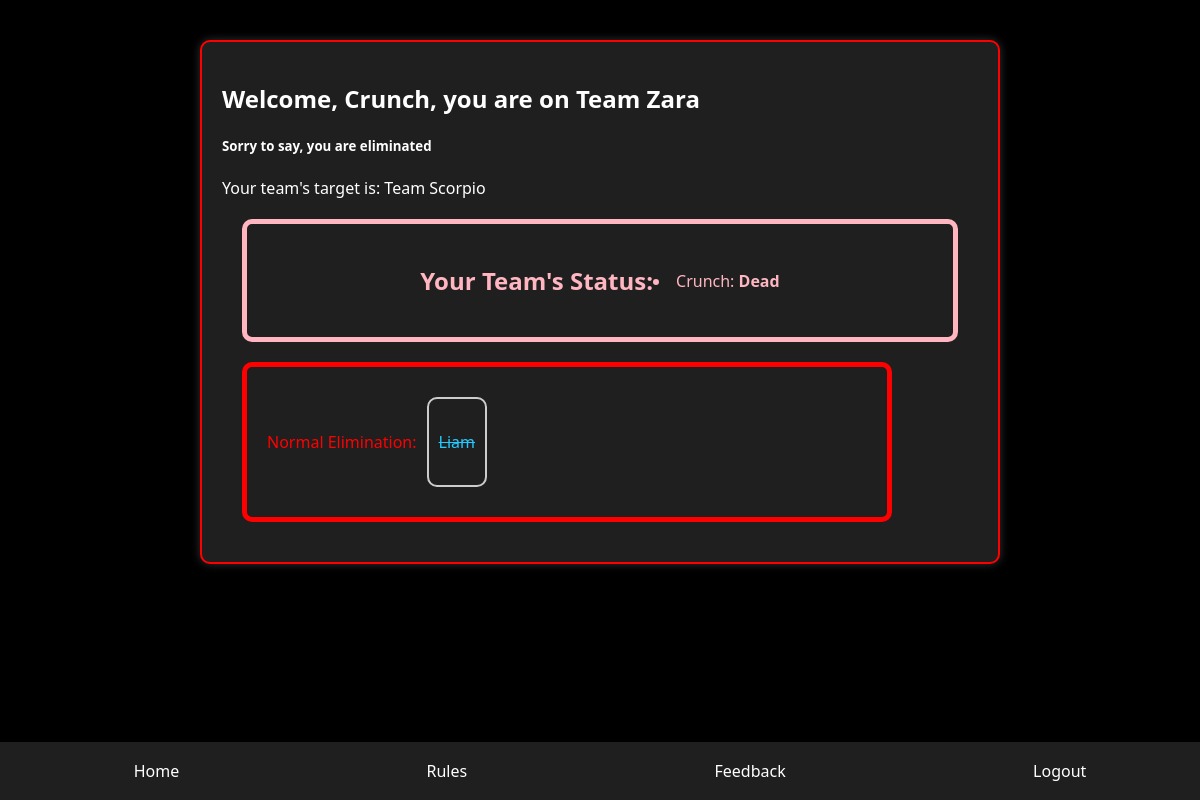
The app's page /groupassignment/ (signed in) with its own data.
### users/models.py (models this page shows, shortened)
class CustomUser(AbstractUser):
    @property
    def name(self):
        return f"{self.first_name} {self.last_name}"

class AgentGroup(models.Model):
    group_name = models.CharField(max_length = 255, blank=True, null=True)
    players = models.ManyToManyField(Player)
    is_out = models.BooleanField(default=True)
    target_group_name = models.CharField(max_length=255, blank=True, null=True)
    target_group_pk = models.IntegerField(null=True, blank=True)
    kills = models.IntegerField(default=0)
    is_playing = models.BooleanField(default=True)
    is_winner = models.BooleanField(default=False)

class Player(models.Model):
    user = models.OneToOneField(CustomUser, on_delete=models.CASCADE)
    is_dead = models.BooleanField(default=False)
    target_name = models.CharField(max_length=255, blank=True, null=True)
    target_pk = models.IntegerField(null=True, blank=True)
    agent_name = models.CharField(max_length=255, blank=True, null=True)
    kills = models.IntegerField(default=0)
    is_playing = models.BooleanField(default=True)
    is_winner = models.BooleanField(default=False)
    in_waiting = models.BooleanField(default=False)
    have_eliminated_today = models.BooleanField(default=False)

### users/views.py (the view)
# urls.py: path("groupassignment/", views.group_assignment, name='group_assignment'),
def group_assignment(request):
    current = Player.objects.get(pk=request.user.player.pk)
    current_group = AgentGroup.objects.filter(players=current)[0]
    state = -1
    if AgentGroup.objects.filter(players=current)[0].is_out == False:
            current_group = AgentGroup.objects.filter(players=current)[0]
    else:
        state = 1
    try:
        target_group = AgentGroup.objects.get(pk=current_group.target_group_pk)
    except AgentGroup.DoesNotExist:
            return redirect("/?param=noassignment")
    if target_group.is_out:
        GameManager.new_group_target(current_group, target_group)
    if state != 2:
        if current.is_dead:
            state = 2
        elif GameManager.win_condition() != 0:
            if current_group.is_winner:
                state = 3
        elif current.in_waiting:
            return redirect(f'/?param=waiting')
        else:
            state = 0
    player_was_killed = Checker.objects.filter(confirmations__lt=2, action_performed=False, target=current).first()
    player_killed_sd = Checker.objects.filter(confirmations__lt=2, action_performed=False, killer=current).first()
    target_group = AgentGroup.objects.get(pk=current_group.target_group_pk)
    context = {'state': state, 'team': current_group, 't_group': target_group, 'pwk': player_was_killed, 'pksd': player_killed_sd, 'ggame': GameManager.is_placing_groups()}
    return render(request, "users/group_assignment.html", context)

### users/game.py (called while the page is built)
    @staticmethod
    def is_placing_groups():
        if Game.objects.all() == None or len(Game.objects.all()) == 0:
            return False
        return Game.objects.all()[0].placing_groups == True

### users/templates/users/group_assignment.html (shortened to what this page needs)
{% load static %}
<!DOCTYPE html>
<html lang="en">
    <head>
    <link rel="stylesheet" href="{% static 'users/assassin.css' %}" />
</head>
<body>
    <div class="container">
        {% if user.is_authenticated %}
            <div class="content">
                {% if state == 0 %}
                    <h2>Welcome, {{user.first_name}}, you are on Team {{ team.group_name }}</h2>
                    <h5>Eliminate your target team as quickly as possible. We are counting on you</h3>
                    <p>Your target is: Team {{ team.target_group_name }}</p>
                     {% if pwk is not None %}
                     <div id="selfDefenseActions">
                         <button class="decision" data-param="died" style="background-color: red;">I Was Eliminated by {{ pwk.killer.user.first_name }}</button>
                     </div>
                 {% endif %}
                 {% if pksd is not None %}
                     <div id="selfDefenseActions">
                         <button class="decision" data-param="selfDefenseKilled" style="background-color: blueviolet;">I Eliminated {{ pksd.target.user.first_name }} in Self-Defense</button>
                     </div>
                 {% endif %}
                <div id="selfDefenseActions">
                    <p>Your Team:</p>
                    <ul>
                    {% for player in team.players.all %}
                    {% if player.is_dead %}
                        <li>{{ player.user.first_name }}: <strong>Dead</strong></li>
                    {% else %}
                        <li>{{ player.user.first_name }}: <strong>Alive</strong></li>
                    {% endif %}
                    {% endfor %}
                    </ul>
                </div>
                <div id="normalActions">
                    <p>Normal Elimination:</p>
                    <br>
                    {% for player in t_group.players.all %}
                    {% if player.is_dead %}
                    <div class="player-action">
                        <p><strike>{{ player.user.first_name }}</strike></p>
                        <br><br><br>
                    </div>
                    {% else %}
                    <div class="player-action">
                        <p>{{ player.user.first_name }}</p>
                        <button class="decision" who="{{ player.pk }}" data-param="killed" style="background-color: green;">I Eliminated Them</button>
                        <button class="decision" who="{{ player.pk }}" data-param="selfDefenseDied" style="background-color: coral;">They Eliminated Me in Self-Defense</button>
                    <br>
                    <br>
                    <br>
                    </div>
                    {% endif %}
                    {% endfor %}
                </div>
                <div id="discoveredActions">
                    <p>Someone Witnessed You:</p>
                    <button class="decision" data-param="discovered" style="background-color: blue;">I Was Discovered</button>
                </div>
                <h2 id="notification"></h2>
                {% elif state == 1 %}
                    <p>Your group died, wait till next round!</p>
                {% elif state == 2 %}
                <h2>Welcome, {{user.first_name}}, you are on Team {{ team.group_name }}</h2>
                    <h5>Sorry to say, you are eliminated</h3>
                    <p>Your team's target is: Team {{ team.target_group_name }}</p>
                    <div id="selfDefenseActions">
                <h2>Your Team's Status: </h2>
                {% for player in team.players.all %}
                    {% if player.is_dead %}
                        <li>{{ player.user.first_name }}: <strong>Dead</strong></li>
                    {% else %}
                        <li>{{ player.user.first_name }}: <strong>Alive</strong></li>
                    {% endif %}
                    {% endfor %}
                    </div>
                    <div id="normalActions">
                        <p>Normal Elimination:</p>
                        <br>
                        {% for player in t_group.players.all %}
                        {% if player.is_dead %}
                        <div class="player-action">
                            <p><strike>{{ player.user.first_name }}</strike></p>
                            <br><br><br>
                        </div>
                        {% else %}
                        <div class="player-action">
                            <p>{{ player.user.first_name }}</p>
                        </div>
                        {% endif %}
                        {% endfor %}
                    </div>
                {% elif state == 3 %}
                    <p>Your group won!!!!</p>
                {% endif %}
            </div>
        {% else %}
            <p>Sorry, you are not authenticated to see this page</p>
        {% endif %}
    </div>
    <div class="navbar">
        <a href="{% url 'users:home' %}">Home</a>
        <a href="{% url 'users:rules' %}">Rules</a>
        <a href="{% url 'users:complaints' %}">Feedback</a>
        <a href="{% url 'users:logout' %}">Logout</a>
    </div>
    </body>
</html>

### users/static/users/assassin.css (style rules this page uses)
body { background-color: black; color: white; font-family: 'Segoe UI', Tahoma, Geneva, Verdana, sans-serif; margin: 0; }
.container { max-width: 800px; margin: 0 auto; padding: 20px; }
.content { border: 2px solid red; padding: 20px; border-radius: 10px; margin-top: 20px; background-color: #1f1f1f; box-shadow: 0 0 10px rgba(255, 255, 255, 0.2); }
a { color: red; text-decoration: none; transition: color 0.3s ease; }
.navbar { position: fixed; bottom: 0; width: 100%; background-color: #1f1f1f; padding: 10px; display: flex; justify-content: space-around; }
.navbar a { color: white; text-decoration: none; padding: 8px 12px; border-radius: 5px; transition: background-color 0.3s, color 0.3s; }

### users/templates/users/group_assignment.html (style rules this page uses)
#normalActions { display: flex; flex-direction: row; align-items: center; color: red; padding: 20px; margin: 20px; border-radius: 10px; border: 5px solid red; max-width: 600px; }
#selfDefenseActions { display: flex; flex-direction: row; align-items: center; justify-content: center; color: lightpink; padding: 20px; margin: 20px; border-radius: 10px; border: 5px solid lightpink; }
.player-action { display: flex; flex-direction: row; align-items: center; justify-content: space-between; padding: 20px; margin: 20px; border-radius: 10px; border: 5px solid #ccc; }
#normalActions .player-action { display: flex; flex-direction: row; align-items: center; justify-content: space-between; padding: 10px; margin: 10px; border-radius: 10px; border: 2px solid #ccc; flex-wrap: wrap; color: #23C9FF; }
#normalActions { display: flex; flex-direction: row; align-items: center; color: red; padding: 20px; margin: 20px; border-radius: 10px; border: 5px solid red; max-width: 600px; flex-wrap: wrap; }

### records on screen
CustomUser: first_name "Crunch"
AgentGroup: group_name "Zara", target_group_name "Scorpio"
Player: user.first_name "Crunch"
Player: user.first_name "Liam"
